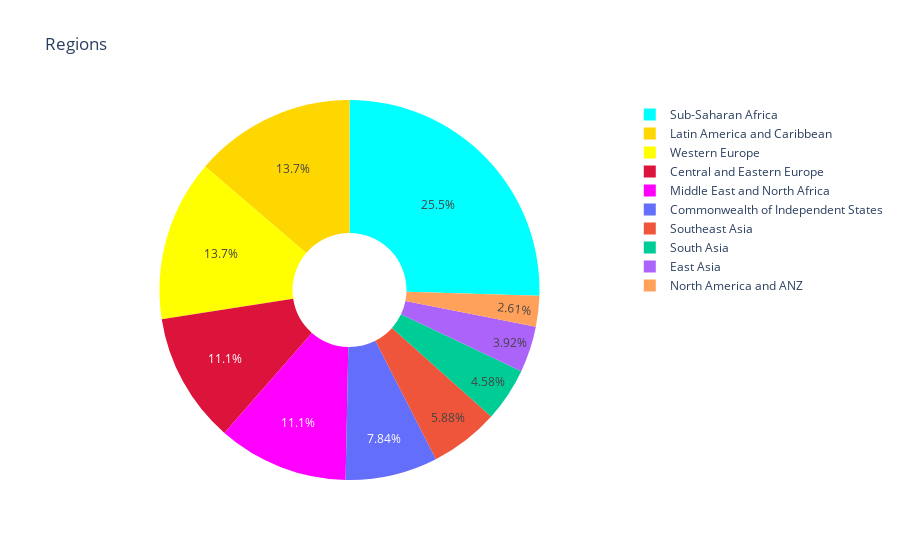

This figure's notebook cell:
### Code cell
#pie chart of all regions

d2020 = data_2020['Regional indicator'].value_counts()

label_d2020 = d2020.index
size_d2020 = d2020.values


colors = ['aqua', 'gold', 'yellow', 'crimson', 'magenta']

trace = go.Pie(
         labels = label_d2020, values = size_d2020, marker = dict(colors = colors), name = 'data_2020', hole = 0.3)

data = [trace]

layout1 = go.Layout(
           title = 'Regions')

fig = go.Figure(data = data, layout = layout1)
py.iplot(fig)

### Figure 1 — Plotly figure (JSON) as saved in the notebook; plotly's stock layout.template omitted (floating-point values rounded to 4 significant figures)
{"data": [{"hole": 0.3, "labels": ["Sub-Saharan Africa", "Latin America and Caribbean", "Western Europe", "Central and Eastern Europe", "Middle East and North Africa", "Commonwealth of Independent States", "Southeast Asia", "South Asia", "East Asia", "North America and ANZ"], "marker": {"colors": ["aqua", "gold", "yellow", "crimson", "magenta"]}, "name": "data_2020", "type": "pie", "values": [39, 21, 21, 17, 17, 12, 9, 7, 6, 4]}], "layout": {"title": {"text": "Regions"}}}
